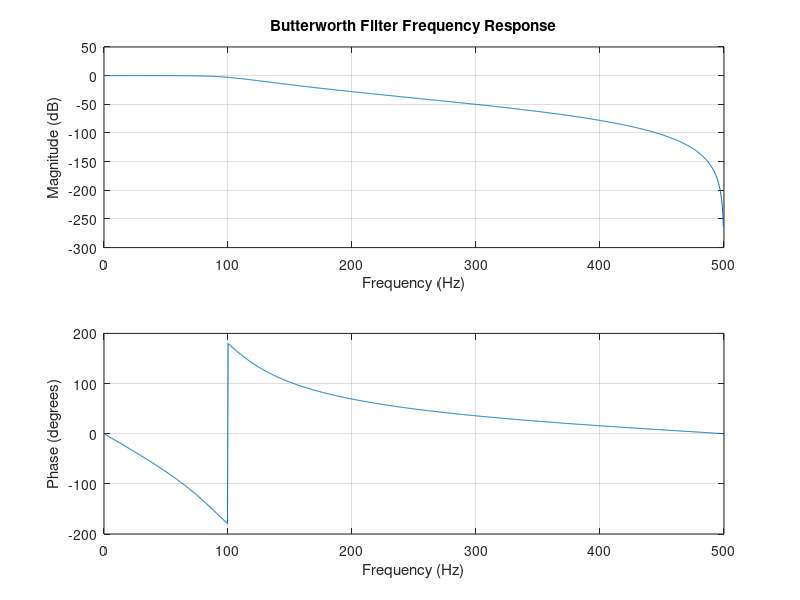

Source code (MATLAB):
% Example usage
Fs = 1000; % Sampling frequency
Fc = 100;  % Cutoff frequency

% Define the filter parameters
Wn = Fc / (Fs / 2);
[b, a] = butter(4, Wn, 'low');

% Compute the frequency response
[h, w] = freqz(b, a, 1024, Fs);

% Plot the magnitude response
figure;
subplot(2, 1, 1);
plot(w, 20*log10(abs(h)));
title('Butterworth Filter Frequency Response');
xlabel('Frequency (Hz)');
ylabel('Magnitude (dB)');
grid on;

% Plot the phase response
subplot(2, 1, 2);
plot(w, angle(h) * (180/pi));
xlabel('Frequency (Hz)');
ylabel('Phase (degrees)');
grid on;